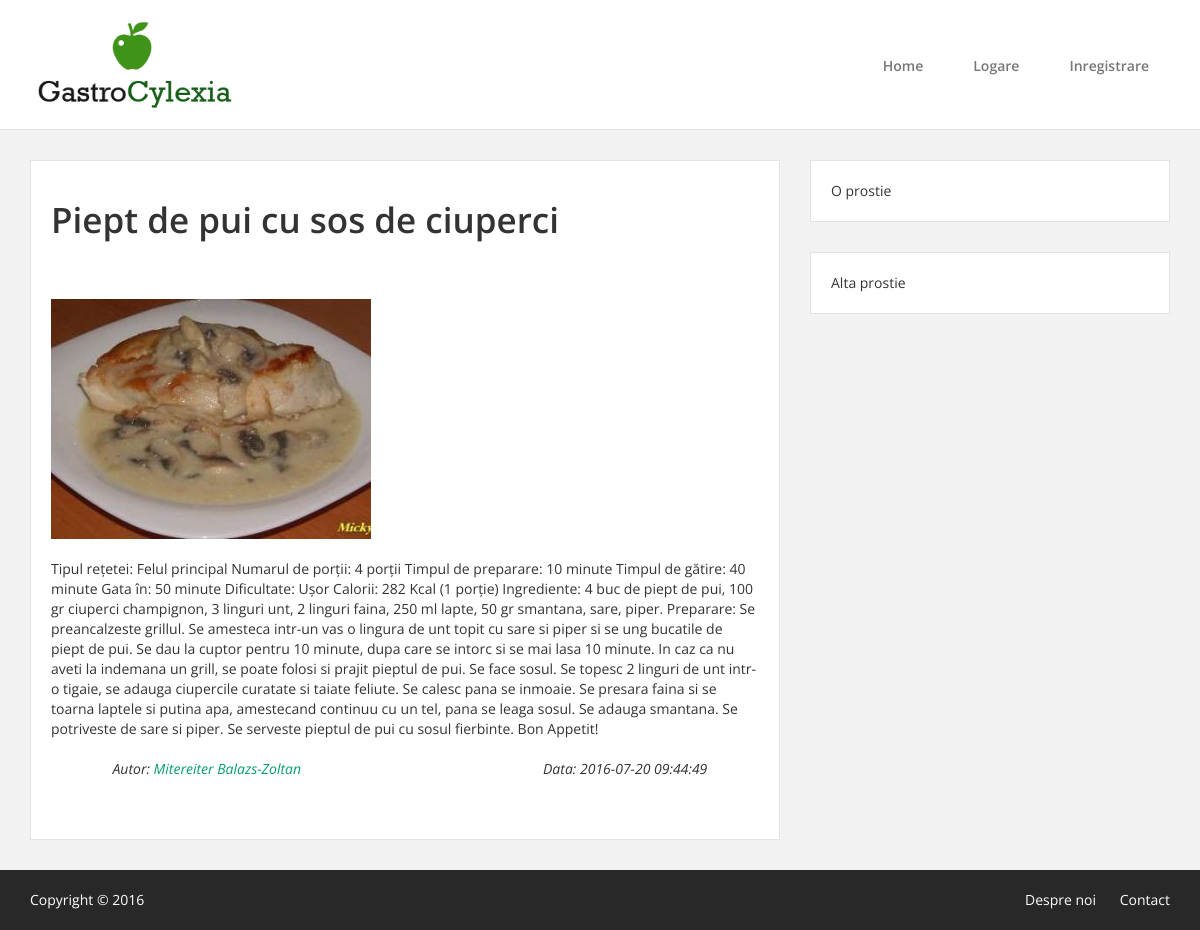
The app's page /view.php?ID=1 with its own data.
### tables this page shows
CREATE TABLE IF NOT EXISTS `articole` (
  `ID` int(11) NOT NULL AUTO_INCREMENT,
  `titlu` varchar(50) NOT NULL,
  `continut` text NOT NULL,
  `data` timestamp NULL DEFAULT CURRENT_TIMESTAMP,
  `caleImg` varchar(260) NOT NULL,
  `autID` int(11) NOT NULL,
  PRIMARY KEY (`ID`),
  KEY `autID` (`autID`)
);

### inc/db.php (called while the page is built, shortened)
<?php
function db_select(PDO $connection, $statement, array $params = array())
{
    $stmt = $connection->prepare($statement);
    $stmt->execute($params);
    $result = $stmt->fetchAll();
    return $result;
}

### templates/articole/view_tpl.php (the view)
<div>
          <?php foreach($articole as $articol): ?>
            <?php if (isset($articol['caleImg']) && !empty($articol['caleImg'])): ?>
              <img src="<?php echo $articol['caleImg'];?>">
            <?php endif;?>
            <br><br>
            <?php echo $articol['continut']; ?>
            <br><br>
		<div class="row">
                       <em>
                       <div class="col-md-offset-1 col-md-4">
                                      Autor:   <?php   echo html_a($articol['nume'], 'viewaut.php?autID=' . $articol['autID']);  ?>
                       </div>
                       <div class="col-md-offset-3 col-md-4">
                                       Data: <?php echo $articol['data']; ?>
     		       </div>
                       </em>
                </div>
                <br><br>
    <?php endforeach;?>
</div>

### templates/articole/anchor_tpl.php
<a href="<?php echo $href;?>"><?php echo $continut;?></a>

### public/css/style.css (style rules this page uses)
body { background-color: #F2F2F2; font-family: 'Open Sans', sans-serif; }
a { color: #079E69; outline: none !important; }
img { max-width: 100%; width: auto; }

### records on screen
articole: caleImg (picture), continut "Tipul rețetei: Felul principal Numarul de porții: 4 porții Timpul de preparare: 10 minute Timpul de gătire: 40 minute Gata în: 50 minute Dificultate: Ușor Calorii: 282 Kcal (1 porție) Ingrediente: 4 buc de piept de pui, 100 gr ciuperci champignon, 3 linguri unt, 2 linguri faina, 250 ml lapte, 50 gr smantana, sare, piper. Preparare: Se preancalzeste grillul. Se amesteca intr-un vas o lingura de unt topit cu sare si piper si se ung bucatile de piept de pui. Se dau la cuptor pentru 10 minute, dupa care se intorc si se mai lasa 10 minute. In caz ca nu aveti la indemana un grill, se poate folosi si prajit pieptul de pui. Se face sosul. Se topesc 2 linguri de unt intr-o tigaie, se adauga…", data "2016-07-20 09:44:49"

### other values on screen
$page_title "Piept de pui cu sos de ciuperci"
$content "Despre noi Contact"
